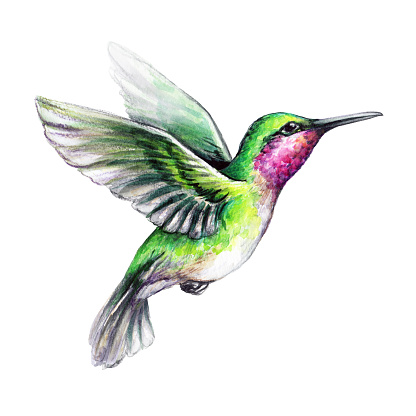
#> input picture includes/data/render_test.jpg, 416 x 416 px, found by its file name
$ jupyter execute edge_detection.ipynb
#> lines starting #> are read from the running program, lines starting #| are printed output that depends on the picture; after the words box and inside, x2 and y2 are one past the last pixel; in counts of white or black regions, pixels touching at a corner belong together
[cell 1]
import numpy as np
import cv2 as cv
from matplotlib import pyplot as plt
img = cv.imread('/home/marow/Work/Epita/Multiagent/final_project/renderBots/includes/data/render_test.jpg',0)
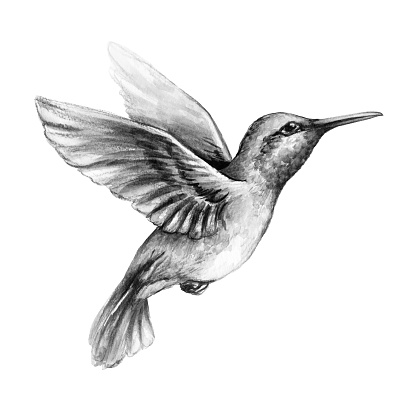
#> img: shape (416, 416); min 0, max 255, mean 232.9
edges = cv.Canny(img,30,650)
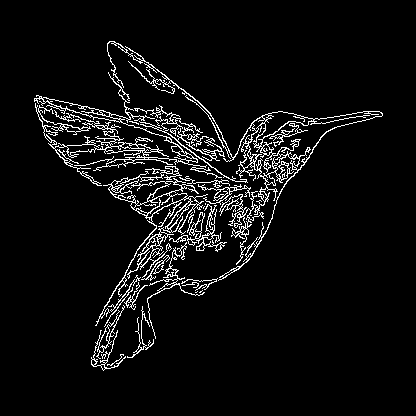
#> edges: shape (416, 416); 5.8% white in thin lines or dots, all inside (x1, y1, x2, y2) = (34, 41, 383, 371)
edges = cv.bitwise_not(edges)
thresh = 128
edges = cv.threshold(edges, thresh, 255, cv.THRESH_BINARY)[1]
plt.subplot(121),plt.imshow(img,cmap = 'gray')
plt.title('Original Image'), plt.xticks([]), plt.yticks([])
plt.subplot(122),plt.imshow(edges,cmap = 'gray')
plt.title('Edge Image'), plt.xticks([]), plt.yticks([])

cv.imwrite("../includes/data/render_test_edges.png", edges)
#> Out = True
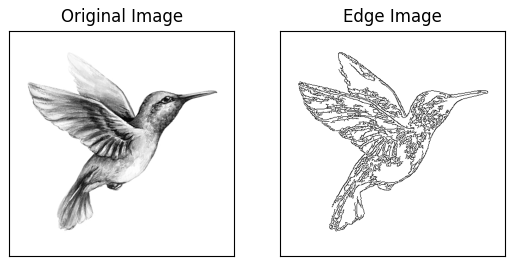
#> figure drawn by matplotlib, 2 panels
